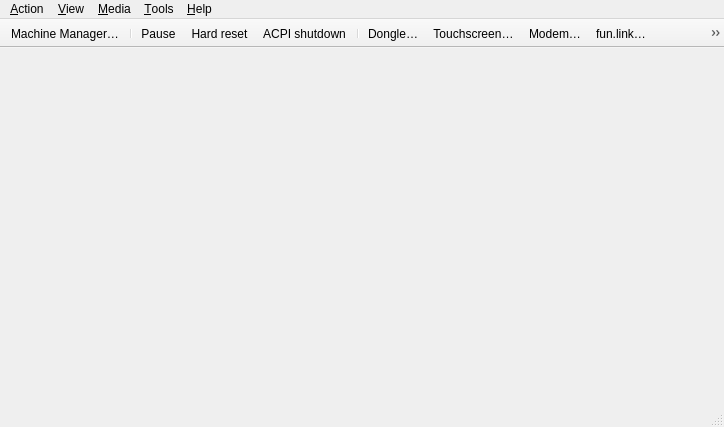
<?xml version="1.0" encoding="UTF-8"?>
<ui version="4.0">
 <class>MainWindow</class>
 <widget class="QMainWindow" name="MainWindow">
  <property name="geometry">
   <rect>
    <x>0</x>
    <y>0</y>
    <width>724</width>
    <height>427</height>
   </rect>
  </property>
  <property name="windowTitle">
   <string>PeepeeBox</string>
  </property>
  <widget class="QWidget" name="centralwidget">
   <property name="sizePolicy">
    <sizepolicy hsizetype="Expanding" vsizetype="Expanding">
     <horstretch>0</horstretch>
     <verstretch>0</verstretch>
    </sizepolicy>
   </property>
   <layout class="QVBoxLayout" name="verticalLayout">
    <property name="spacing">
     <number>0</number>
    </property>
    <property name="leftMargin">
     <number>0</number>
    </property>
    <property name="topMargin">
     <number>0</number>
    </property>
    <property name="rightMargin">
     <number>0</number>
    </property>
    <property name="bottomMargin">
     <number>0</number>
    </property>
    <item>
     <widget class="RendererStack" name="stackedWidget">
      <property name="sizePolicy">
       <sizepolicy hsizetype="Expanding" vsizetype="Expanding">
        <horstretch>0</horstretch>
        <verstretch>0</verstretch>
       </sizepolicy>
      </property>
     </widget>
    </item>
   </layout>
  </widget>
  <widget class="QMenuBar" name="menubar">
   <property name="geometry">
    <rect>
     <x>0</x>
     <y>0</y>
     <width>724</width>
     <height>21</height>
    </rect>
   </property>
   <widget class="QMenu" name="menuAction">
    <property name="title">
     <string>&amp;Action</string>
    </property>
    <widget class="QMenu" name="menuInput_device">
     <property name="title">
      <string>Input &amp;device</string>
     </property>
     <addaction name="actionMouse"/>
     <addaction name="actionTablet"/>
     <addaction name="actionTablet_Crosshair"/>
    </widget>
    <addaction name="actionHDD_manager"/>
    <addaction name="separator"/>
    <addaction name="menuInput_device"/>
    <addaction name="separator"/>
    <addaction name="actionPause"/>
    <addaction name="actionFullscreen"/>
    <addaction name="separator"/>
    <addaction name="actionHard_Reset"/>
    <addaction name="actionACPI_Shutdown"/>
    <addaction name="separator"/>
    <addaction name="actionExit"/>
   </widget>
   <widget class="QMenu" name="menuTools">
    <property name="title">
     <string>&amp;Tools</string>
    </property>
    <widget class="QMenu" name="menuSound">
     <property name="title">
      <string>S&amp;ound</string>
     </property>
     <addaction name="actionMute_Unmute"/>
     <addaction name="separator"/>
     <addaction name="actionSound_gain"/>
    </widget>
    <addaction name="actionOperator_setup"/>
    <addaction name="actionPrinter_paper"/>
    <addaction name="separator"/>
    <addaction name="actionSettings"/>
    <addaction name="actionTouchscreen"/>
    <addaction name="actionModem"/>
    <addaction name="actionFunlink"/>
    <addaction name="actionNetwork"/>
    <addaction name="separator"/>
    <addaction name="actionCDROM_drive"/>
    <addaction name="actionFloppy_drive"/>
    <addaction name="actionUpdate_status_bar_icons"/>
    <addaction name="separator"/>
    <addaction name="menuSound"/>
    <addaction name="separator"/>
    <addaction name="actionPreferences"/>
    <addaction name="separator"/>
    <addaction name="actionBegin_trace"/>
    <addaction name="actionEnd_trace"/>
    <addaction name="separator"/>
    <addaction name="actionMCA_devices"/>
   </widget>
   <widget class="QMenu" name="menuView">
    <property name="title">
     <string>&amp;View</string>
    </property>
    <widget class="QMenu" name="menuRenderer">
     <property name="title">
      <string>Re&amp;nderer</string>
     </property>
     <addaction name="actionSoftware_Renderer"/>
     <addaction name="actionOpenGL"/>
     <addaction name="actionVulkan"/>
     <addaction name="actionVNC"/>
    </widget>
    <widget class="QMenu" name="menuWindow_scale_factor">
     <property name="title">
      <string>&amp;Window scale factor</string>
     </property>
     <addaction name="action0_5x"/>
     <addaction name="action1x"/>
     <addaction name="action1_5x"/>
     <addaction name="action2x"/>
     <addaction name="action3x"/>
     <addaction name="action4x"/>
     <addaction name="action5x"/>
     <addaction name="action6x"/>
     <addaction name="action7x"/>
     <addaction name="action8x"/>
    </widget>
    <widget class="QMenu" name="menuFilter_method">
     <property name="title">
      <string>Fi&amp;lter method</string>
     </property>
     <addaction name="actionNearest"/>
     <addaction name="actionLinear"/>
    </widget>
    <widget class="QMenu" name="menuOpenGL_input_stretch_mode">
     <property name="title">
      <string>OpenGL input stretch mode</string>
     </property>
     <addaction name="action_Full_screen_stretch_gl"/>
     <addaction name="action_4_3_gl"/>
     <addaction name="action_Square_pixels_keep_ratio_gl"/>
     <addaction name="action_Integer_scale_gl"/>
     <addaction name="action4_3_Integer_scale_gl"/>
    </widget>
    <widget class="QMenu" name="menuOpenGL_input_scale">
     <property name="title">
      <string>OpenGL input scale</string>
     </property>
     <addaction name="action_0_5x_2"/>
     <addaction name="action_1x_2"/>
     <addaction name="action1_5x_2"/>
     <addaction name="action_2x_2"/>
     <addaction name="action_3x_2"/>
     <addaction name="action_4x_2"/>
     <addaction name="action_5x_2"/>
     <addaction name="action_6x_2"/>
     <addaction name="action_7x_2"/>
     <addaction name="action_8x_2"/>
    </widget>
    <addaction name="menuWindow_scale_factor"/>
    <addaction name="actionHiDPI_scaling"/>
    <addaction name="separator"/>
    <addaction name="menuFilter_method"/>
    <addaction name="separator"/>
    <addaction name="menuRenderer"/>
    <addaction name="actionRenderer_options"/>
    <addaction name="menuOpenGL_input_stretch_mode"/>
    <addaction name="menuOpenGL_input_scale"/>
   </widget>
   <widget class="QMenu" name="menuMedia">
    <property name="title">
     <string>&amp;Media</string>
    </property>
   </widget>
   <widget class="QMenu" name="menuAbout">
    <property name="title">
     <string>&amp;Help</string>
    </property>
    <addaction name="actionDocumentation"/>
    <addaction name="actionAbout_86Box"/>
    <addaction name="actionAbout_Qt"/>
   </widget>
   <addaction name="menuAction"/>
   <addaction name="menuView"/>
   <addaction name="menuMedia"/>
   <addaction name="menuTools"/>
   <addaction name="menuAbout"/>
  </widget>
  <widget class="QStatusBar" name="statusbar"/>
  <widget class="QToolBar" name="toolBar">
   <property name="contextMenuPolicy">
    <enum>Qt::PreventContextMenu</enum>
   </property>
   <property name="windowTitle">
    <string notr="true">toolBar</string>
   </property>
   <property name="autoFillBackground">
    <bool>true</bool>
   </property>
   <property name="movable">
    <bool>false</bool>
   </property>
   <property name="allowedAreas">
    <set>Qt::TopToolBarArea</set>
   </property>
   <property name="iconSize">
    <size>
     <width>16</width>
     <height>16</height>
    </size>
   </property>
   <property name="toolButtonStyle">
    <enum>Qt::ToolButtonIconOnly</enum>
   </property>
   <property name="floatable">
    <bool>false</bool>
   </property>
   <attribute name="toolBarArea">
    <enum>TopToolBarArea</enum>
   </attribute>
   <attribute name="toolBarBreak">
    <bool>false</bool>
   </attribute>
   <addaction name="actionHDD_manager"/>
   <addaction name="separator"/>
   <addaction name="actionPause"/>
   <addaction name="actionHard_Reset"/>
   <addaction name="actionACPI_Shutdown"/>
   <addaction name="separator"/>
   <addaction name="actionSettings"/>
   <addaction name="actionTouchscreen"/>
   <addaction name="actionModem"/>
   <addaction name="actionFunlink"/>
   <addaction name="actionNetwork"/>
   <addaction name="separator"/>
   <addaction name="actionCDROM_drive"/>
   <addaction name="actionFloppy_drive"/>
   <addaction name="separator"/>
   <addaction name="actionInsert_coin_1"/>
   <addaction name="actionInsert_coin_2"/>
   <addaction name="actionInsert_coin_3"/>
   <addaction name="actionInsert_coin_4"/>
   <addaction name="actionInsert_coin_5"/>
   <addaction name="actionInsert_coin_6"/>
   <addaction name="actionInsert_note_1"/>
   <addaction name="actionInsert_note_2"/>
   <addaction name="actionInsert_note_3"/>
   <addaction name="actionInsert_note_4"/>
   <addaction name="separator"/>
   <addaction name="actionOperator_setup"/>
   <addaction name="actionPrinter_paper"/>
  </widget>
  <action name="actionHard_Reset">
   <property name="icon">
    <iconset resource="../qt_resources.qrc">
     <normaloff>:/menuicons/qt/icons/hard_reset.ico</normaloff>:/menuicons/qt/icons/hard_reset.ico</iconset>
   </property>
   <property name="text">
    <string>&amp;Hard reset</string>
   </property>
   <property name="toolTip">
    <string>Hard reset</string>
   </property>
  </action>
  <action name="actionPause">
   <property name="icon">
    <iconset resource="../qt_resources.qrc">
     <normaloff>:/menuicons/qt/icons/pause.ico</normaloff>:/menuicons/qt/icons/pause.ico</iconset>
   </property>
   <property name="text">
    <string>&amp;Pause</string>
   </property>
  </action>
  <action name="actionExit">
   <property name="text">
    <string>E&amp;xit</string>
   </property>
   <property name="menuRole">
    <enum>QAction::QuitRole</enum>
   </property>
  </action>
  <action name="actionInsert_coin_1">
   <property name="icon">
    <iconset resource="../qt_resources.qrc">
     <normaloff>:/menuicons/qt/icons/coin_1.ico</normaloff>:/menuicons/qt/icons/coin_1.ico</iconset>
   </property>
   <property name="text">
    <string>Coin &amp;1 (0.10 EUR)</string>
   </property>
   <property name="toolTip">
    <string>Coin 1 — 0.10 EUR</string>
   </property>
   <property name="menuRole">
    <enum>QAction::NoRole</enum>
   </property>
  </action>
  <action name="actionInsert_coin_2">
   <property name="icon">
    <iconset resource="../qt_resources.qrc">
     <normaloff>:/menuicons/qt/icons/coin_2.ico</normaloff>:/menuicons/qt/icons/coin_2.ico</iconset>
   </property>
   <property name="text">
    <string>Coin &amp;2 (0.20 EUR)</string>
   </property>
   <property name="toolTip">
    <string>Coin 2 — 0.20 EUR</string>
   </property>
   <property name="menuRole">
    <enum>QAction::NoRole</enum>
   </property>
  </action>
  <action name="actionInsert_coin_3">
   <property name="icon">
    <iconset resource="../qt_resources.qrc">
     <normaloff>:/menuicons/qt/icons/coin_3.ico</normaloff>:/menuicons/qt/icons/coin_3.ico</iconset>
   </property>
   <property name="text">
    <string>Coin &amp;3 (0.50 EUR)</string>
   </property>
   <property name="toolTip">
    <string>Coin 3 — 0.50 EUR</string>
   </property>
   <property name="menuRole">
    <enum>QAction::NoRole</enum>
   </property>
  </action>
  <action name="actionInsert_coin_4">
   <property name="icon">
    <iconset resource="../qt_resources.qrc">
     <normaloff>:/menuicons/qt/icons/coin_4.ico</normaloff>:/menuicons/qt/icons/coin_4.ico</iconset>
   </property>
   <property name="text">
    <string>Coin &amp;4 (1.00 EUR)</string>
   </property>
   <property name="toolTip">
    <string>Coin 4 — 1.00 EUR</string>
   </property>
   <property name="menuRole">
    <enum>QAction::NoRole</enum>
   </property>
  </action>
  <action name="actionInsert_coin_5">
   <property name="icon">
    <iconset resource="../qt_resources.qrc">
     <normaloff>:/menuicons/qt/icons/coin_5.ico</normaloff>:/menuicons/qt/icons/coin_5.ico</iconset>
   </property>
   <property name="text">
    <string>Coin &amp;5 (2.00 EUR)</string>
   </property>
   <property name="toolTip">
    <string>Coin 5 — 2.00 EUR</string>
   </property>
   <property name="menuRole">
    <enum>QAction::NoRole</enum>
   </property>
  </action>
  <action name="actionInsert_coin_6">
   <property name="icon">
    <iconset resource="../qt_resources.qrc">
     <normaloff>:/menuicons/qt/icons/coin_6.ico</normaloff>:/menuicons/qt/icons/coin_6.ico</iconset>
   </property>
   <property name="text">
    <string>Coin &amp;6 (TOKEN 10)</string>
   </property>
   <property name="toolTip">
    <string>Coin 6 — TOKEN 10</string>
   </property>
   <property name="menuRole">
    <enum>QAction::NoRole</enum>
   </property>
  </action>
  <action name="actionInsert_note_1">
   <property name="icon">
    <iconset resource="../qt_resources.qrc">
     <normaloff>:/menuicons/qt/icons/note_1.ico</normaloff>:/menuicons/qt/icons/note_1.ico</iconset>
   </property>
   <property name="text">
    <string>Note &amp;1 (5 EUR)</string>
   </property>
   <property name="toolTip">
    <string>Note 1 — 5 EUR</string>
   </property>
   <property name="menuRole">
    <enum>QAction::NoRole</enum>
   </property>
  </action>
  <action name="actionInsert_note_2">
   <property name="icon">
    <iconset resource="../qt_resources.qrc">
     <normaloff>:/menuicons/qt/icons/note_2.ico</normaloff>:/menuicons/qt/icons/note_2.ico</iconset>
   </property>
   <property name="text">
    <string>Note &amp;2 (10 EUR)</string>
   </property>
   <property name="toolTip">
    <string>Note 2 — 10 EUR</string>
   </property>
   <property name="menuRole">
    <enum>QAction::NoRole</enum>
   </property>
  </action>
  <action name="actionInsert_note_3">
   <property name="icon">
    <iconset resource="../qt_resources.qrc">
     <normaloff>:/menuicons/qt/icons/note_3.ico</normaloff>:/menuicons/qt/icons/note_3.ico</iconset>
   </property>
   <property name="text">
    <string>Note &amp;3 (20 EUR)</string>
   </property>
   <property name="toolTip">
    <string>Note 3 — 20 EUR</string>
   </property>
   <property name="menuRole">
    <enum>QAction::NoRole</enum>
   </property>
  </action>
  <action name="actionInsert_note_4">
   <property name="icon">
    <iconset resource="../qt_resources.qrc">
     <normaloff>:/menuicons/qt/icons/note_4.ico</normaloff>:/menuicons/qt/icons/note_4.ico</iconset>
   </property>
   <property name="text">
    <string>Note &amp;4 (50 EUR)</string>
   </property>
   <property name="toolTip">
    <string>Note 4 — 50 EUR</string>
   </property>
   <property name="menuRole">
    <enum>QAction::NoRole</enum>
   </property>
  </action>
  <action name="actionOperator_setup">
   <property name="icon">
    <iconset resource="../qt_resources.qrc">
     <normaloff>:/menuicons/qt/icons/settings.ico</normaloff>:/menuicons/qt/icons/settings.ico</iconset>
   </property>
   <property name="text">
    <string>&amp;Operator setup</string>
   </property>
   <property name="toolTip">
    <string>Operator setup button</string>
   </property>
   <property name="menuRole">
    <enum>QAction::NoRole</enum>
   </property>
  </action>
  <action name="actionCalibrate">
   <property name="icon">
    <iconset resource="../qt_resources.qrc">
     <normaloff>:/menuicons/qt/icons/calibrate.ico</normaloff>:/menuicons/qt/icons/calibrate.ico</iconset>
   </property>
   <property name="text">
    <string>Second &amp;door button</string>
   </property>
   <property name="toolTip">
    <string>Second door button (A1)</string>
   </property>
   <property name="menuRole">
    <enum>QAction::NoRole</enum>
   </property>
  </action>
  <action name="actionPrinter_paper">
   <property name="icon">
    <iconset resource="../qt_resources.qrc">
     <normaloff>:/menuicons/qt/icons/printer.ico</normaloff>:/menuicons/qt/icons/printer.ico</iconset>
   </property>
   <property name="text">
    <string>&amp;Receipt printer…</string>
   </property>
   <property name="toolTip">
    <string>Receipt printer</string>
   </property>
   <property name="menuRole">
    <enum>QAction::NoRole</enum>
   </property>
  </action>
  <action name="actionTouchscreen">
   <property name="icon">
    <iconset resource="../qt_resources.qrc">
     <normaloff>:/menuicons/qt/icons/touch.ico</normaloff>:/menuicons/qt/icons/touch.ico</iconset>
   </property>
   <property name="text">
    <string>&amp;Touchscreen…</string>
   </property>
   <property name="toolTip">
    <string>Touchscreen</string>
   </property>
   <property name="menuRole">
    <enum>QAction::NoRole</enum>
   </property>
  </action>
  <action name="actionModem">
   <property name="icon">
    <iconset resource="../qt_resources.qrc">
     <normaloff>:/menuicons/qt/icons/modem.ico</normaloff>:/menuicons/qt/icons/modem.ico</iconset>
   </property>
   <property name="text">
    <string>&amp;Modem…</string>
   </property>
   <property name="toolTip">
    <string>Modem on COM4</string>
   </property>
   <property name="menuRole">
    <enum>QAction::NoRole</enum>
   </property>
  </action>
  <action name="actionFunlink">
   <property name="icon">
    <iconset resource="../qt_resources.qrc">
     <normaloff>:/menuicons/qt/icons/funlink.ico</normaloff>:/menuicons/qt/icons/funlink.ico</iconset>
   </property>
   <property name="text">
    <string>fun.&amp;link…</string>
   </property>
   <property name="toolTip">
    <string>fun.link on COM1</string>
   </property>
   <property name="menuRole">
    <enum>QAction::NoRole</enum>
   </property>
  </action>
  <action name="actionFloppy_drive">
   <property name="icon">
    <iconset resource="../qt_resources.qrc">
     <normaloff>:/menuicons/qt/icons/floppy_35.ico</normaloff>:/menuicons/qt/icons/floppy_35.ico</iconset>
   </property>
   <property name="checkable">
    <bool>true</bool>
   </property>
   <property name="text">
    <string>&amp;Floppy drive</string>
   </property>
   <property name="toolTip">
    <string>Floppy drive</string>
   </property>
   <property name="menuRole">
    <enum>QAction::NoRole</enum>
   </property>
  </action>
  <action name="actionCDROM_drive">
   <property name="icon">
    <iconset resource="../qt_resources.qrc">
     <normaloff>:/menuicons/qt/icons/cdrom.ico</normaloff>:/menuicons/qt/icons/cdrom.ico</iconset>
   </property>
   <property name="checkable">
    <bool>true</bool>
   </property>
   <property name="text">
    <string>CD-&amp;ROM drive</string>
   </property>
   <property name="toolTip">
    <string>CD-ROM drive</string>
   </property>
   <property name="menuRole">
    <enum>QAction::NoRole</enum>
   </property>
  </action>
  <action name="actionNetwork">
   <property name="icon">
    <iconset resource="../qt_resources.qrc">
     <normaloff>:/menuicons/qt/icons/network.ico</normaloff>:/menuicons/qt/icons/network.ico</iconset>
   </property>
   <property name="text">
    <string>&amp;Network…</string>
   </property>
   <property name="toolTip">
    <string>Network cards</string>
   </property>
   <property name="menuRole">
    <enum>QAction::NoRole</enum>
   </property>
  </action>
  <action name="actionHDD_manager">
   <property name="icon">
    <iconset resource="../qt_resources.qrc">
     <normaloff>:/menuicons/qt/icons/hard_disk.ico</normaloff>:/menuicons/qt/icons/hard_disk.ico</iconset>
   </property>
   <property name="text">
    <string>&amp;Machine Manager…</string>
   </property>
   <property name="toolTip">
    <string>Machine Manager…</string>
   </property>
   <property name="menuRole">
    <enum>QAction::NoRole</enum>
   </property>
  </action>
  <action name="actionSettings">
   <property name="icon">
    <iconset resource="../qt_resources.qrc">
     <normaloff>:/menuicons/qt/icons/dongle.ico</normaloff>:/menuicons/qt/icons/dongle.ico</iconset>
   </property>
   <property name="text">
    <string>&amp;Dongle…</string>
   </property>
   <property name="toolTip">
    <string>Photo Play dongle…</string>
   </property>
   <property name="menuRole">
    <enum>QAction::NoRole</enum>
   </property>
  </action>
  <action name="actionFullscreen">
   <property name="text">
    <string>&amp;Fullscreen</string>
   </property>
  </action>
  <action name="actionSoftware_Renderer">
   <property name="checkable">
    <bool>true</bool>
   </property>
   <property name="text">
    <string>&amp;Qt (Software)</string>
   </property>
   <property name="vid_api" stdset="0">
    <number>0</number>
   </property>
  </action>
  <action name="actionHiDPI_scaling">
   <property name="checkable">
    <bool>true</bool>
   </property>
   <property name="text">
    <string>Hi&amp;DPI scaling</string>
   </property>
  </action>
  <action name="action0_5x">
   <property name="checkable">
    <bool>true</bool>
   </property>
   <property name="text">
    <string>&amp;0.5x</string>
   </property>
  </action>
  <action name="action1x">
   <property name="checkable">
    <bool>true</bool>
   </property>
   <property name="text">
    <string>&amp;1x</string>
   </property>
  </action>
  <action name="action1_5x">
   <property name="checkable">
    <bool>true</bool>
   </property>
   <property name="text">
    <string>1.&amp;5x</string>
   </property>
  </action>
  <action name="action2x">
   <property name="checkable">
    <bool>true</bool>
   </property>
   <property name="text">
    <string>&amp;2x</string>
   </property>
  </action>
  <action name="action3x">
   <property name="checkable">
    <bool>true</bool>
   </property>
   <property name="text">
    <string>&amp;3x</string>
   </property>
  </action>
  <action name="action4x">
   <property name="checkable">
    <bool>true</bool>
   </property>
   <property name="text">
    <string>&amp;4x</string>
   </property>
  </action>
  <action name="action5x">
   <property name="checkable">
    <bool>true</bool>
   </property>
   <property name="text">
    <string>&amp;5x</string>
   </property>
  </action>
  <action name="action6x">
   <property name="checkable">
    <bool>true</bool>
   </property>
   <property name="text">
    <string>&amp;6x</string>
   </property>
  </action>
  <action name="action7x">
   <property name="checkable">
    <bool>true</bool>
   </property>
   <property name="text">
    <string>&amp;7x</string>
   </property>
  </action>
  <action name="action8x">
   <property name="checkable">
    <bool>true</bool>
   </property>
   <property name="text">
    <string>&amp;8x</string>
   </property>
  </action>
  <action name="actionNearest">
   <property name="checkable">
    <bool>true</bool>
   </property>
   <property name="text">
    <string>&amp;Nearest</string>
   </property>
  </action>
  <action name="actionLinear">
   <property name="checkable">
    <bool>true</bool>
   </property>
   <property name="text">
    <string>&amp;Linear</string>
   </property>
  </action>
  <action name="actionAbout_Qt">
   <property name="text">
    <string>About &amp;Qt</string>
   </property>
   <property name="visible">
    <bool>false</bool>
   </property>
   <property name="menuRole">
    <enum>QAction::AboutQtRole</enum>
   </property>
  </action>
  <action name="actionAbout_86Box">
   <property name="text">
    <string>&amp;About PeepeeBox…</string>
   </property>
   <property name="menuRole">
    <enum>QAction::AboutRole</enum>
   </property>
  </action>
  <action name="actionDocumentation">
   <property name="text">
    <string>&amp;Documentation…</string>
   </property>
  </action>
  <action name="actionUpdate_status_bar_icons">
   <property name="checkable">
    <bool>true</bool>
   </property>
   <property name="text">
    <string>&amp;Update status bar icons</string>
   </property>
  </action>
  <action name="actionMute_Unmute">
   <property name="text">
    <string>&amp;Mute</string>
   </property>
  </action>
  <action name="actionSound_gain">
   <property name="text">
    <string>Sound &amp;gain…</string>
   </property>
  </action>
  <action name="actionOpenGL">
   <property name="checkable">
    <bool>true</bool>
   </property>
   <property name="text">
    <string>Open&amp;GL</string>
   </property>
   <property name="vid_api" stdset="0">
    <number>1</number>
   </property>
  </action>
  <action name="actionPreferences">
   <property name="text">
    <string>&amp;Preferences…</string>
   </property>
   <property name="menuRole">
    <enum>QAction::PreferencesRole</enum>
   </property>
  </action>
  <action name="actionACPI_Shutdown">
   <property name="enabled">
    <bool>true</bool>
   </property>
   <property name="icon">
    <iconset resource="../qt_resources.qrc">
     <normaloff>:/menuicons/qt/icons/acpi_shutdown.ico</normaloff>:/menuicons/qt/icons/acpi_shutdown.ico</iconset>
   </property>
   <property name="text">
    <string>ACP&amp;I shutdown</string>
   </property>
   <property name="toolTip">
    <string>ACPI shutdown</string>
   </property>
   <property name="visible">
    <bool>true</bool>
   </property>
  </action>
  <action name="actionBegin_trace">
   <property name="text">
    <string>Begin trace</string>
   </property>
   <property name="shortcut">
    <string>Ctrl+T</string>
   </property>
   <property name="visible">
    <bool>false</bool>
   </property>
  </action>
  <action name="actionEnd_trace">
   <property name="text">
    <string>End trace</string>
   </property>
   <property name="shortcut">
    <string>Ctrl+T</string>
   </property>
   <property name="visible">
    <bool>false</bool>
   </property>
  </action>
  <action name="actionRenderer_options">
   <property name="text">
    <string>Renderer &amp;options…</string>
   </property>
   <property name="menuRole">
    <enum>QAction::NoRole</enum>
   </property>
  </action>
  <action name="actionVulkan">
   <property name="checkable">
    <bool>true</bool>
   </property>
   <property name="text">
    <string>&amp;Vulkan</string>
   </property>
   <property name="vid_api" stdset="0">
    <number>2</number>
   </property>
  </action>
  <action name="actionMCA_devices">
   <property name="text">
    <string>&amp;MCA devices…</string>
   </property>
  </action>
  <action name="actionVNC">
   <property name="checkable">
    <bool>true</bool>
   </property>
   <property name="text">
    <string>V&amp;NC</string>
   </property>
   <property name="vid_api" stdset="0">
    <number>3</number>
   </property>
  </action>
  <action name="action_Full_screen_stretch_gl">
   <property name="checkable">
    <bool>true</bool>
   </property>
   <property name="text">
    <string>&amp;Full screen stretch</string>
   </property>
  </action>
  <action name="action_4_3_gl">
   <property name="checkable">
    <bool>true</bool>
   </property>
   <property name="text">
    <string>&amp;4:3</string>
   </property>
  </action>
  <action name="action_Square_pixels_keep_ratio_gl">
   <property name="checkable">
    <bool>true</bool>
   </property>
   <property name="text">
    <string>&amp;Square pixels (Keep ratio)</string>
   </property>
  </action>
  <action name="action_Integer_scale_gl">
   <property name="checkable">
    <bool>true</bool>
   </property>
   <property name="text">
    <string>&amp;Integer scale</string>
   </property>
  </action>
  <action name="action4_3_Integer_scale_gl">
   <property name="checkable">
    <bool>true</bool>
   </property>
   <property name="text">
    <string>4:&amp;3 Integer scale</string>
   </property>
  </action>
  <action name="action_0_5x_2">
   <property name="checkable">
    <bool>true</bool>
   </property>
   <property name="text">
    <string>&amp;0.5x</string>
   </property>
  </action>
  <action name="action_1x_2">
   <property name="checkable">
    <bool>true</bool>
   </property>
   <property name="text">
    <string>&amp;1x</string>
   </property>
  </action>
  <action name="action1_5x_2">
   <property name="checkable">
    <bool>true</bool>
   </property>
   <property name="text">
    <string>1.&amp;5x</string>
   </property>
  </action>
  <action name="action_2x_2">
   <property name="checkable">
    <bool>true</bool>
   </property>
   <property name="text">
    <string>&amp;2x</string>
   </property>
  </action>
  <action name="action_3x_2">
   <property name="checkable">
    <bool>true</bool>
   </property>
   <property name="text">
    <string>&amp;3x</string>
   </property>
  </action>
  <action name="action_4x_2">
   <property name="checkable">
    <bool>true</bool>
   </property>
   <property name="text">
    <string>&amp;4x</string>
   </property>
  </action>
  <action name="action_5x_2">
   <property name="checkable">
    <bool>true</bool>
   </property>
   <property name="text">
    <string>&amp;5x</string>
   </property>
  </action>
  <action name="action_6x_2">
   <property name="checkable">
    <bool>true</bool>
   </property>
   <property name="text">
    <string>&amp;6x</string>
   </property>
  </action>
  <action name="action_7x_2">
   <property name="checkable">
    <bool>true</bool>
   </property>
   <property name="text">
    <string>&amp;7x</string>
   </property>
  </action>
  <action name="action_8x_2">
   <property name="checkable">
    <bool>true</bool>
   </property>
   <property name="text">
    <string>&amp;8x</string>
   </property>
  </action>
  <action name="actionMouse">
   <property name="text">
    <string>&amp;Mouse</string>
   </property>
   <property name="checkable">
    <bool>true</bool>
   </property>
  </action>
  <action name="actionTablet">
   <property name="text">
    <string>&amp;Tablet</string>
   </property>
   <property name="checkable">
    <bool>true</bool>
   </property>
  </action>
  <action name="actionTablet_Crosshair">
   <property name="text">
    <string>Tablet (&amp;Crosshair)</string>
   </property>
   <property name="checkable">
    <bool>true</bool>
   </property>
  </action>
 </widget>
 <customwidgets>
  <customwidget>
   <class>RendererStack</class>
   <extends>QWidget</extends>
   <header>qt_rendererstack.hpp</header>
   <container>1</container>
  </customwidget>
 </customwidgets>
 <resources>
  <include location="../qt_resources.qrc"/>
 </resources>
 <connections/>
</ui>
